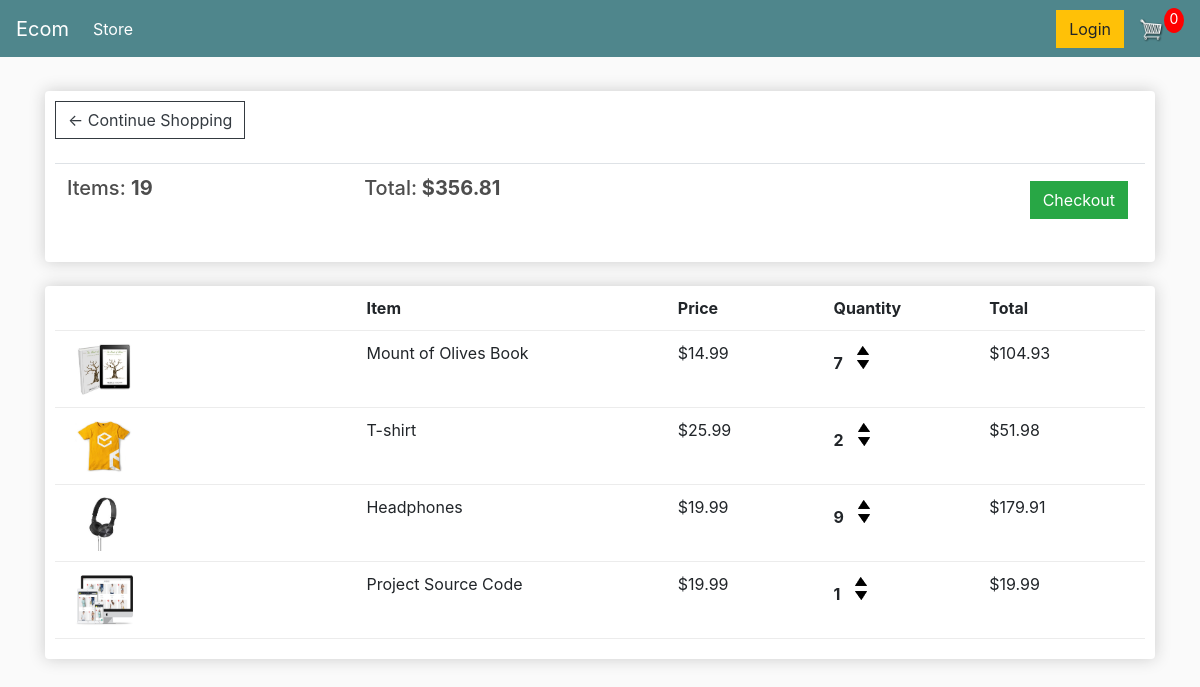
The page /cart/ (signed in) on the database as committed earlier.
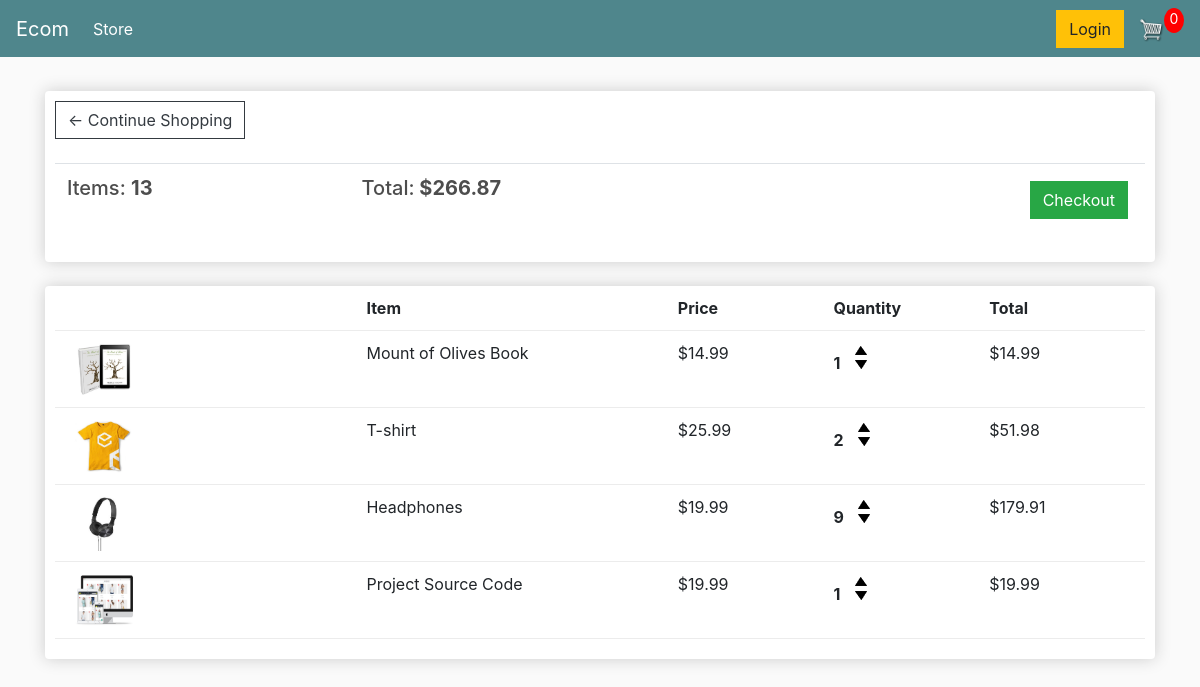
The same page on the database as committed later.
### store/models.py (models this page shows, shortened)
class Order(models.Model):
	customer = models.ForeignKey(Customer, on_delete=models.SET_NULL, null=True, blank=True)
	date_ordered = models.DateTimeField(auto_now_add=True)
	complete = models.BooleanField(default=False)
	transaction_id = models.CharField(max_length=100, null=True)
	@property
	def get_cart_total(self):
		orderitems = self.orderitem_set.all()
		total = sum([item.get_total for item in orderitems])
		return total
	@property
	def get_cart_items(self):
		orderitems = self.orderitem_set.all()
		total = sum([item.quantity for item in orderitems])
		return total

class OrderItem(models.Model):
	product = models.ForeignKey(Product, on_delete=models.SET_NULL, null=True)
	order = models.ForeignKey(Order, on_delete=models.SET_NULL, null=True)
	quantity = models.IntegerField(default=0, null=True, blank=True)
	date_added = models.DateTimeField(auto_now_add=True)
	@property
	def get_total(self):
		total = self.product.price * self.quantity
		return total

class Product(models.Model):
	name = models.CharField(max_length=200)
	price = models.FloatField()
	digital = models.BooleanField(default=False,null=True, blank=True)
	image = models.ImageField(null=True, blank=True)
	@property
	def imageURL(self):
		try:
			url = self.image.url
		except:
			url = ''
		return url

### store/views.py (the view)
# urls.py: path('cart/', views.cart, name="cart"),
def cart(request):
	if request.user.is_authenticated:
		customer = request.user.customer
		order, created = Order.objects.get_or_create(customer=customer, complete=False)
		items = order.orderitem_set.all()
	else:
		items = []
		order = {'get_cart_total':0, 'get_cart_items':0}
	context = {'items':items, 'order':order}
	return render(request, 'store/cart.html', context)

### store/templates/store/cart.html
{% extends 'store/main.html' %}
{% load static %}
{% block content %}
	<div class="row">
		<div class="col-lg-12">
			<div class="box-element">
				<a  class="btn btn-outline-dark" href="{% url 'store' %}">&#x2190; Continue Shopping</a>
				<br>
				<br>
				<table class="table">
					<tr>
						<th><h5>Items: <strong>{{order.get_cart_items}}</strong></h5></th>
						<th><h5>Total:<strong> ${{order.get_cart_total|floatformat:2}}</strong></h5></th>
						<th>
							<a  style="float:right; margin:5px;" class="btn btn-success" href="{% url 'checkout' %}">Checkout</a>
						</th>
					</tr>
				</table>
			</div>
			<br>
			<div class="box-element">
				<div class="cart-row">
					<div style="flex:2"></div>
					<div style="flex:2"><strong>Item</strong></div>
					<div style="flex:1"><strong>Price</strong></div>
					<div style="flex:1"><strong>Quantity</strong></div>
					<div style="flex:1"><strong>Total</strong></div>
				</div>
				{% for item in items %}
				<div class="cart-row">
					<div style="flex:2"><img class="row-image" src="{{item.product.imageURL}}"></div>
					<div style="flex:2"><p>{{item.product.name}}</p></div>
					<div style="flex:1"><p>${{item.product.price|floatformat:2}}</p></div>
					<div style="flex:1">
						<p class="quantity">{{item.quantity}}</p>
						<div class="quantity">
							<img data-product="{{item.product.id}}" data-action="add" class="chg-quantity update-cart" src="{% static  'images/arrow-up.png' %}">
							<img data-product="{{item.product.id}}" data-action="remove" class="chg-quantity update-cart" src="{% static  'images/arrow-down.png' %}">
						</div>
					</div>
					<div style="flex:1"><p>${{item.get_total|floatformat:2}}</p></div>
				</div>
				{% endfor %}
			</div>
		</div>
	</div>
{% endblock content %}

Rows that differ between the two databases and show on the page:
changed through a linked row, Order: get_cart_items "19" → "13"; get_cart_total "356.81" → "266.87"
changed OrderItem "Mount of Olives Book": quantity "7" → "1"; get_total "104.93" → "14.99"
